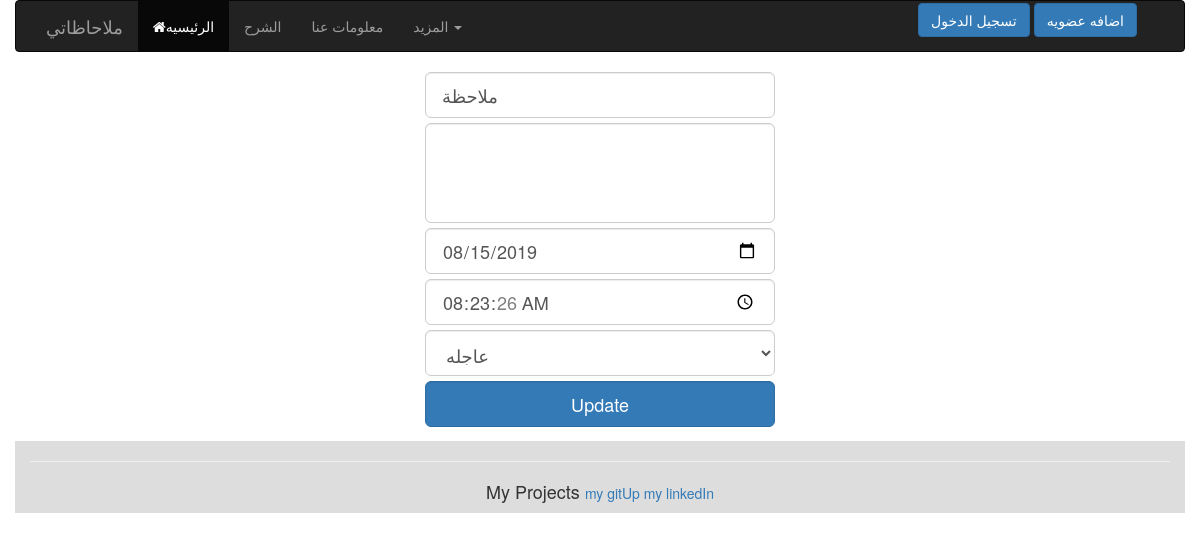
The app's page /user/updatenote.php?note_id=7 with its own data.
### tables this page shows
CREATE TABLE `notes` (
  `note_id` int(11) NOT NULL,
  `note_name` varchar(50) DEFAULT NULL,
  `note_txt` text,
  `note_date` date DEFAULT NULL,
  `note_time` time DEFAULT NULL,
  `status` varchar(10) DEFAULT NULL,
  `user_id` int(11) NOT NULL
);

### user/updatenote.php (the view, shortened to what this page needs)
<?php
include '../include/connection.php';
 include '../include/nav.php';
$note_id = $_GET['note_id'];
$sql = $con->prepare("SELECT * FROM notes WHERE note_id = $note_id");
$sql->execute();
$row = $sql->fetch();
?>
<form class="form-horizontal form" action="checkupdate.php" method="post">
<input type="text" name="note_name" class="form-control input-lg" value="<?php echo $row['note_name']?>">
<textarea class="form-control input-lg"   name="note_txt" class="form-control input-lg" value="<?php echo $row['note_txt']?>"> </textarea>
<input type="date" name="note_date" class="form-control input-lg" value="<?php echo $row['note_date']?>">
<input type="time" name="note_time" class="form-control input-lg"
	value="<?php echo $row['note_time']?>">
<select name="status" class="status form-control input-lg" >
	<option >عاجله</option>
</select>
<input type="submit" value="Update" class="form-control input-lg btn-primary" >
</form>
<?php include '../include/footer.php'; ?>

### user/updatenote.php (style rules this page uses)
.form input, .form textarea, .gender, .status { width:350px; margin: 0 auto; margin-top: 5px; }
.form textarea { height: 100px; resize: none; }

### records on screen
notes: note_name "ملاحظة", note_date "08/15/2019", note_time "08:23:26"
